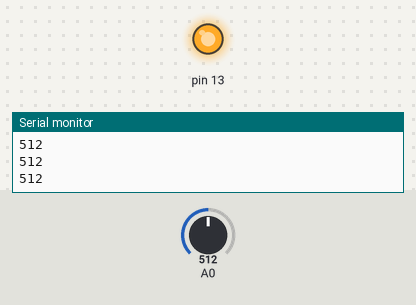
Simulated run of this sketch. Board: Arduino Uno, built with avr-gcc and run on an emulated ATmega328P. On the bench: output pins drawn as LEDs (lit = HIGH), the last lines printed to the serial monitor. The test bench sets the inputs (shaded band); at power-on: A0 = 512.

Above: at 3.4 s.
3.5 s: A0 set to 361
6.5 s: A0 set to 335
At 8.7 s:
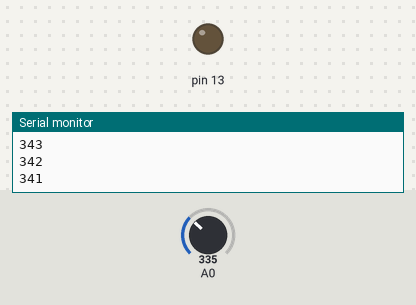
9.2 s: A0 set to 360
At 11.5 s:
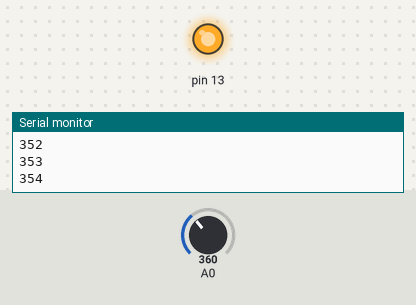
Timing chart, 0 to 13.0 s (numbered marks = the images above; inputs shaded):
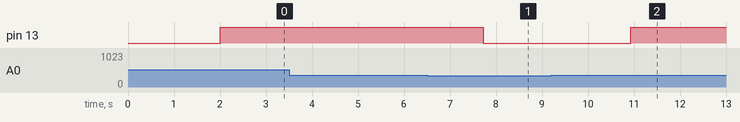

Measured:
- the behaviour switches between 350 and 349 on A0 (found by bisection; images 0 and 1)
- after the input at 6.5 s, pin 13: HIGH → LOW after 1.2 s
- after the input at 9.2 s, pin 13: LOW → HIGH after 1.7 s

The sketch:

currentDetect.ino
```cpp
const int MVA_LENGTH = 30;
int values[MVA_LENGTH] = {0};
int pointIndex = 0;
int sum = 0;

int ACTIVATION_THRESHOLD =  350;


void setup() {
  // put your setup code here, to run once:
  Serial.begin(1200);

  pinMode(13, OUTPUT);

}

void loop() {
  // put your main code here, to run repeatedly:
  //  size (400, 400);
  //  background(0);

  // read the input on analog pin 0:
  int sensorValue = analogRead(A0);

  // Convert the analog reading (which goes from 0 - 1023) to a voltage (0 - 5V):
  // float reading = sensorValue * (5.0 / 1023.0);


  int finalReading = mvaValue(sensorValue);

  Serial.println(  finalReading  );

  if (finalReading >= ACTIVATION_THRESHOLD) {
    digitalWrite(13, HIGH);
  } else {
    digitalWrite(13, LOW);
  }

  delay(100);


 }


int mvaValue(int newValue){

  sum -= values[pointIndex];
  values[pointIndex] = newValue;
  sum += newValue;
  (pointIndex >= MVA_LENGTH -1) ? pointIndex = 0 : pointIndex++;

  return sum / MVA_LENGTH;
}
```
